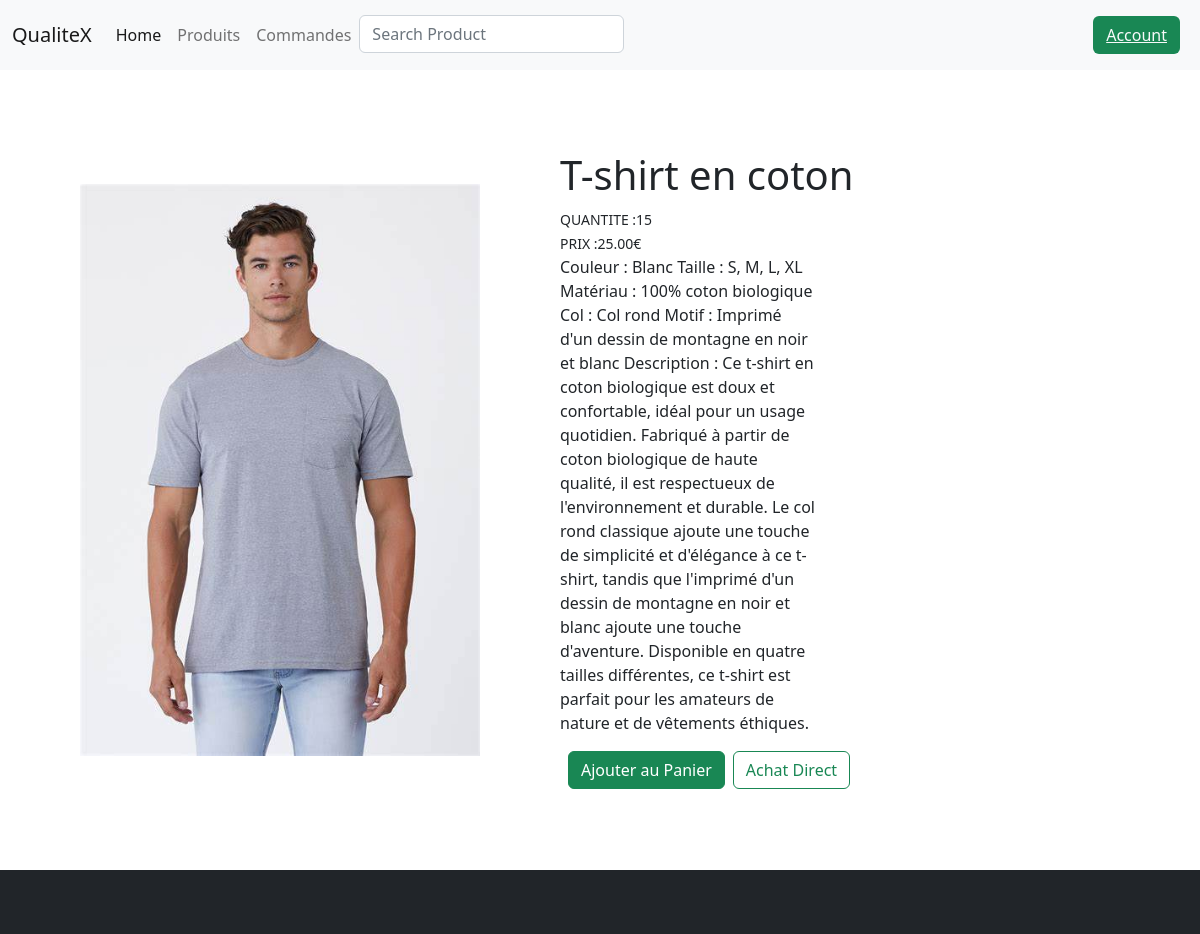
Page /produits/4 on the committed database.
### Catalogue/models.py (models this page shows, shortened)
class Produit(models.Model):
    nom = models.CharField(max_length=150)
    description = models.TextField(max_length=1500)
    photo = models.ImageField(upload_to='photos-produits')
    quantite = models.IntegerField()
    prix = models.DecimalField(max_digits=5, decimal_places=2)
    categorie = models.ManyToManyField(Categorie)

### Catalogue/views.py (the view)
# urls.py: path('<int:pk>',Productdetail.as_view(),name='produitDetails-page')
class Productdetail(DetailView):
    model = Produit
    template_name= "Catalogue/detail.html"
    context_object_name = 'produit'

### Catalogue/templates/Catalogue/detail.html (shortened to what this page needs)
{% extends 'base.html' %}
{% block content %}
    <div class="d-flex flex-lg-row flex-md-column flex-sm-column justify-content-center align-items-center" style="height : 100vh ; width:100%">
        <div class="flex-2">
            <img src='{{produit.photo.url}}' alt='{{produit.nom}}' style="width : 25rem ; margin : 0 5rem">
        </div>
        <div class="d-flex flex-1 flex-column justify-content-start align-items-start">
           <div> <h1> {{produit.nom}}</h1></div>
            <div>  <small class="font-weight-bold">QUANTITE :{{produit.quantite}}</small></div>
                <div>  <small> PRIX :{{produit.prix}}€</small></div>
                    <div>   <p style="width:40%">{{produit.description}}</p></div>
                        <div>   <div class="d-flex justify-content-center align-items-center">
               <a href="" > <button class="btn btn-success mx-2">Ajouter au Panier</button></a>
               <a href="{% url 'paiment-direct' produit.id %}" >  <button class="btn btn-outline-success">Achat Direct</button></a>
            </div>
        </div>
    </div>
</div>
{% endblock %}

### templates/base.html (shortened to what this page needs)
<!DOCTYPE html>
<html>
    <head>
        <link rel="stylesheet" href="https://cdn.jsdelivr.net/npm/bootstrap@5.2.3/dist/css/bootstrap.min.css">
    </head>
    <body>
        <nav class="navbar navbar-expand-lg navbar-light bg-light">
            <div class="container-fluid">
              <a class="navbar-brand" href="#">QualiteX</a>
              <div class="collapse navbar-collapse" id="navbarSupportedContent">
                <ul class="navbar-nav me-auto mb-2 mb-lg-0">
                  <li class="nav-item">
                    <a class="nav-link active" aria-current="page" href="#">Home</a>
                  </li>
                  <li class="nav-item">
                    <a class="nav-link" href="{% url 'allProducts' %}">Produits</a>
                  </li>
                  <li class="nav-item">
                    <a class="nav-link " href="#"  >Commandes</a>
                  </li>
                  <li class="nav-item">
                    <input class="form-control me-2" type="search" placeholder="Search Product" aria-label="Search">
                  </li>
                </ul>
                <button class="btn bg-success text-light m-2">
                  {% if  request.user.is_authenticated %}
                    <a href=" {% url 'logout' %}" class="text-light">  LOGOUT </a>
                      {% else %}
                     <a href=" {% url 'registerPage' %}" class="text-light" >Account</a></nav>
                  {% endif %}
            {% block content %}
            {% endblock content %}
            <footer class="w-100 bg-dark d-flex justify-content-center align-items-center" style="height: 4rem">
            </footer>
    </body>
</html>

### rows in the picture
Produit: photo (picture), nom "T-shirt en coton", quantite "15", prix "25.00", description "Couleur : Blanc Taille : S, M, L, XL Matériau : 100% coton biologique Col : Col rond Motif : Imprimé d'un dessin de montagne en noir et blanc Description : Ce t-shirt en coton biologique est doux et confortable, idéal pour un usage quotidien. Fabriqué à partir de coton biologique de haute qualité, il est respectueux de l'environnement et durable. Le col rond classique ajoute une touche de simplicité et d'élégance à ce t-shirt, tandis que l'imprimé d'un dessin de montagne en noir et blanc ajoute une touche d'aventure. Disponible en quatre tailles différentes, ce t-shirt est parfait pour les amateurs de nature et de vêtements éthiques."
